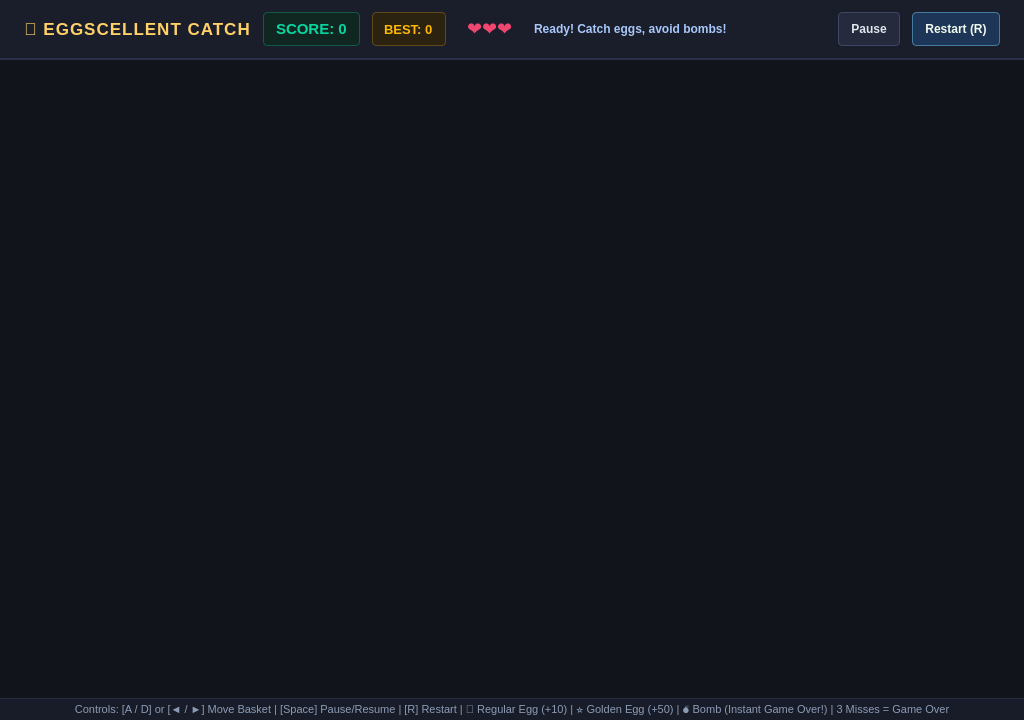
<?xml version="1.0" encoding="UTF-8"?>
<ui version="4.0">
 <class>MainWindow</class>
 <widget class="QMainWindow" name="MainWindow">
  <property name="geometry">
   <rect>
    <x>0</x>
    <y>0</y>
    <width>1024</width>
    <height>720</height>
   </rect>
  </property>
  <property name="minimumSize">
   <size>
    <width>800</width>
    <height>600</height>
   </size>
  </property>
  <property name="windowTitle">
   <string>Eggscellent Catch</string>
  </property>
  <property name="styleSheet">
   <string notr="true">
QMainWindow, QWidget#centralwidget {
    background-color: #12141c;
    color: #e0e6ed;
    font-family: 'Segoe UI', sans-serif;
}
QFrame#topRibbon {
    background-color: #1a1e2b;
    border-bottom: 2px solid #2a3144;
    padding: 6px 12px;
}
QLabel {
    color: #cfd6e0;
    font-size: 12px;
}
QLabel#lblTitle {
    color: #ffd166;
    font-size: 17px;
    font-weight: bold;
    letter-spacing: 1px;
}
QLabel#lblScore {
    color: #06d6a0;
    font-size: 15px;
    font-weight: bold;
    background-color: #102621;
    border: 1px solid #145946;
    border-radius: 4px;
    padding: 3px 8px;
}
QLabel#lblHighScore {
    color: #ffb703;
    font-size: 13px;
    font-weight: bold;
    background-color: #2b2310;
    border: 1px solid #5e4919;
    border-radius: 4px;
    padding: 3px 8px;
}
QLabel#lblHearts {
    color: #ef476f;
    font-size: 18px;
    font-weight: bold;
    padding: 0 4px;
}
QLabel#lblStatus {
    color: #a8c7fa;
    font-size: 12px;
    font-weight: 500;
}
QLabel#lblHelp {
    background-color: #181c28;
    color: #8b9bb4;
    font-size: 11px;
    padding: 4px 10px;
    border-top: 1px solid #262c3e;
}
QPushButton {
    background-color: #252b3d;
    color: #e0e6ed;
    border: 1px solid #3d4763;
    border-radius: 4px;
    padding: 4px 12px;
    font-size: 12px;
    font-weight: 600;
    min-height: 24px;
}
QPushButton:hover {
    background-color: #323a52;
    border-color: #56648b;
}
QPushButton:pressed {
    background-color: #1b202e;
}
QPushButton#btnRestart {
    background-color: #1d3557;
    border-color: #457b9d;
    color: #f1faee;
}
QPushButton#btnRestart:hover {
    background-color: #274775;
    border-color: #a8dadc;
}
QSpinBox {
    background-color: #1a1e2b;
    color: #e0e6ed;
    border: 1px solid #3d4763;
    border-radius: 4px;
    padding: 2px 6px;
    font-size: 12px;
    min-height: 24px;
}
QCheckBox {
    color: #cfd6e0;
    font-size: 12px;
    spacing: 5px;
}
   </string>
  </property>
  <widget class="QWidget" name="centralwidget">
   <layout class="QVBoxLayout" name="mainVerticalLayout">
    <property name="spacing">
     <number>0</number>
    </property>
    <property name="leftMargin">
     <number>0</number>
    </property>
    <property name="topMargin">
     <number>0</number>
    </property>
    <property name="rightMargin">
     <number>0</number>
    </property>
    <property name="bottomMargin">
     <number>0</number>
    </property>
    <item>
     <widget class="QFrame" name="topRibbon">
      <property name="frameShape">
       <enum>QFrame::Shape::NoFrame</enum>
      </property>
      <layout class="QHBoxLayout" name="ribbonLayout">
       <property name="spacing">
        <number>12</number>
       </property>
       <property name="leftMargin">
        <number>12</number>
       </property>
       <property name="topMargin">
        <number>6</number>
       </property>
       <property name="rightMargin">
        <number>12</number>
       </property>
       <property name="bottomMargin">
        <number>6</number>
       </property>
       <item>
        <widget class="QLabel" name="lblTitle">
         <property name="text">
          <string>🥚 EGGSCELLENT CATCH</string>
         </property>
        </widget>
       </item>
       <item>
        <widget class="QLabel" name="lblScore">
         <property name="text">
          <string>SCORE: 0</string>
         </property>
        </widget>
       </item>
       <item>
        <widget class="QLabel" name="lblHighScore">
         <property name="text">
          <string>BEST: 0</string>
         </property>
        </widget>
       </item>
       <item>
        <widget class="QLabel" name="lblHearts">
         <property name="text">
          <string>❤❤❤</string>
         </property>
        </widget>
       </item>
       <item>
        <widget class="QLabel" name="lblStatus">
         <property name="sizePolicy">
          <sizepolicy hsizetype="Expanding" vsizetype="Preferred">
           <horstretch>0</horstretch>
           <verstretch>0</verstretch>
          </sizepolicy>
         </property>
         <property name="text">
          <string>Ready! Catch eggs, avoid bombs!</string>
         </property>
        </widget>
       </item>
       <item>
        <widget class="QPushButton" name="btnPause">
         <property name="text">
          <string>Pause</string>
         </property>
        </widget>
       </item>
       <item>
        <widget class="QPushButton" name="btnRestart">
         <property name="text">
          <string>Restart (R)</string>
         </property>
        </widget>
       </item>
      </layout>
     </widget>
    </item>
    <item>
     <widget class="CanvasLabel" name="frame">
      <property name="sizePolicy">
       <sizepolicy hsizetype="Expanding" vsizetype="Expanding">
        <horstretch>1</horstretch>
        <verstretch>1</verstretch>
       </sizepolicy>
      </property>
      <property name="cursor">
       <cursorShape>CrossCursor</cursorShape>
      </property>
      <property name="focusPolicy">
       <enum>Qt::FocusPolicy::StrongFocus</enum>
      </property>
      <property name="text">
       <string/>
      </property>
     </widget>
    </item>
    <item>
     <widget class="QLabel" name="lblHelp">
      <property name="text">
       <string>Controls: [A / D] or [◄ / ►] Move Basket | [Space] Pause/Resume | [R] Restart | 🥚 Regular Egg (+10) | ⭐ Golden Egg (+50) | 💣 Bomb (Instant Game Over!) | 3 Misses = Game Over</string>
      </property>
      <property name="alignment">
       <set>Qt::AlignmentFlag::AlignCenter</set>
      </property>
     </widget>
    </item>
   </layout>
  </widget>
 </widget>
 <customwidgets>
  <customwidget>
   <class>CanvasLabel</class>
   <extends>QLabel</extends>
   <header>CanvasLabel.h</header>
  </customwidget>
 </customwidgets>
 <resources/>
 <connections/>
</ui>
